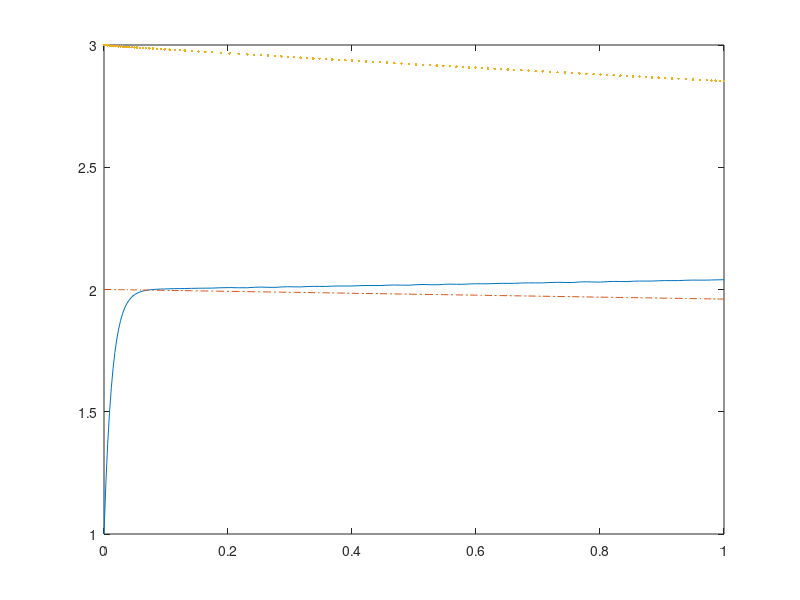

This figure's MATLAB source:
clear all
close all
clc
f = @(t,x) [77.27*(x(2)+x(1)*(1-8.375*10^-6*x(1)-x(2))); 
    1/77.27*(x(3)-(1+x(1))*x(2)); 
    0.161*(x(1)-x(3))];
[t,xa] = ode45(f,[0 1],[1 2 3]);
plot(t,xa(:,1),'-'); 
hold on
plot(t,xa(:,2),'-.');
hold on
plot(t,xa(:,3),'.');